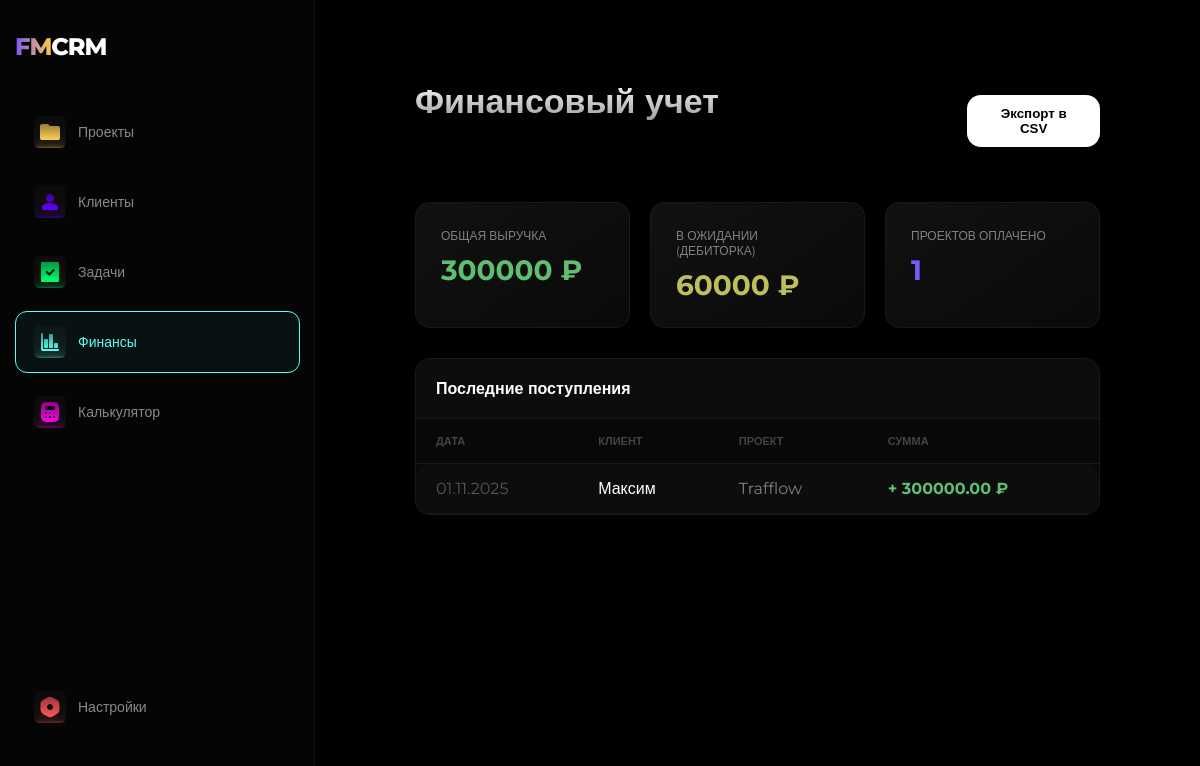
/finance/, run on the app's committed database.
### crm/models.py (models this page shows, shortened)
class Project(models.Model):
    STATUS_CHOICES = (
        ('planned', 'К выполнению'),
        ('inwork', 'В работе'),
        ('done', 'Завершён'),
        ('overdue', 'Просрочен'),
        ('paused', 'Приостановлен'),
    )
    PAYMENT_CHOICES = (
        ('paid', 'Оплачен'),
        ('not_paid', 'Не оплачен'),
        ('pending', 'Ожидает оплаты'),
    )
    title = models.CharField(max_length=200, verbose_name="Название проекта")
    client = models.ForeignKey(
        Client,
        on_delete=models.SET_NULL,
        null=True,
        blank=True,
        related_name='projects',
        verbose_name="Клиент"
    )
    description = models.TextField(blank=True, null=True, verbose_name="Описание проекта")
    status = models.CharField(max_length=20, choices=STATUS_CHOICES, default='planned', verbose_name="Статус")
    budget = models.DecimalField(max_digits=10, decimal_places=2, null=True, blank=True, verbose_name="Бюджет")
    start_date = models.DateField(null=True, blank=True, verbose_name="Дата начала")
    end_date = models.DateField(null=True, blank=True, verbose_name="Дата завершения")
    payment_status = models.CharField(max_length=20, choices=PAYMENT_CHOICES, default='not-paid', verbose_name="Оплата")
    order = models.PositiveIntegerField(default=0, verbose_name="Позиция")
    class Meta:
        ordering = ['status', 'order', 'id']

class Client(models.Model):
    name = models.CharField(max_length=200, verbose_name="Имя/Компания")
    contact_person = models.CharField(max_length=200, blank=True, null=True, verbose_name="Контактное лицо")
    email = models.EmailField(blank=True, null=True, verbose_name="Email")
    phone = models.CharField(max_length=20, blank=True, null=True, verbose_name="Телефон")
    telegram = models.CharField(max_length=100, blank=True, null=True, verbose_name="Telegram")
    is_vip = models.BooleanField(default=False, verbose_name="VIP статус")
    created_at = models.DateTimeField(auto_now_add=True, verbose_name="Дата добавления")
    class Meta:
        verbose_name = "Клиент"
        verbose_name_plural = "Клиенты"
        ordering = ['name']

### crm/views.py (the view)
# urls.py: path('finance/', views.finance, name='finance'),
def finance(request):
    total_revenue = Project.objects.filter(payment_status='paid').aggregate(Sum('budget'))['budget__sum'] or 0
    pending_payments = Project.objects.filter(
        payment_status='pending'
    ).exclude(status='done').aggregate(Sum('budget'))['budget__sum'] or 0
    recent_payments = Project.objects.filter(payment_status='paid').select_related('client').order_by('-id')
    return render(request, 'finance.html', {
        'total_revenue': total_revenue,
        'pending_payments': pending_payments,
        'recent_payments': recent_payments,
    })

### templates/finance.html (shortened to what this page needs)
{% extends 'base.html' %}
{% block content %}
<div class="content">
    <div class="topbar">
        <h1>Финансовый учет</h1>
        <button class="add-project-btn">Экспорт в CSV</button>
    </div>
    <div style="display: grid; grid-template-columns: repeat(3, 1fr); gap: 20px; margin-bottom: 30px;">
        <div class="project-card" style="padding: 25px; border: 1px solid #191919; background: linear-gradient(145deg, #111, #0a0a0a);">
            <div style="color: #808080; font-size: 12px; text-transform: uppercase; margin-bottom: 10px;">Общая выручка</div>
            <div style="font-size: 28px; font-weight: bold; color: #5FBE6F;">{{ total_revenue }} ₽</div>
        </div>
        <div class="project-card" style="padding: 25px; border: 1px solid #191919; background: linear-gradient(145deg, #111, #0a0a0a);">
            <div style="color: #808080; font-size: 12px; text-transform: uppercase; margin-bottom: 10px;">В ожидании (дебиторка)</div>
            <div style="font-size: 28px; font-weight: bold; color: #BEBE5F;">{{ pending_payments }} ₽</div>
        </div>
        <div class="project-card" style="padding: 25px; border: 1px solid #191919; background: linear-gradient(145deg, #111, #0a0a0a);">
            <div style="color: #808080; font-size: 12px; text-transform: uppercase; margin-bottom: 10px;">Проектов оплачено</div>
            <div style="font-size: 28px; font-weight: bold; color: #7A5AF8;">{{ recent_payments|length }}</div>
        </div>
    </div>
    <div class="project-card" style="padding: 0; overflow: hidden; border: 1px solid #191919;">
        <div style="padding: 20px; border-bottom: 1px solid #191919; background: #0D0D0D;">
            <h3 style="font-size: 16px; margin: 0;">Последние поступления</h3>
        </div>
        <table style="width: 100%; border-collapse: collapse; color: white; text-align: left;">
            <thead>
                <tr style="color: #808080; font-size: 11px; text-transform: uppercase; border-bottom: 1px solid #191919;">
                    <th style="padding: 15px 20px;">Дата</th>
                    <th style="padding: 15px 20px;">Клиент</th>
                    <th style="padding: 15px 20px;">Проект</th>
                    <th style="padding: 15px 20px;">Сумма</th>
                </tr>
            </thead>
            <tbody>
                {% for payment in recent_payments %}
                <tr style="border-bottom: 1px solid #141414;">
                    <td style="padding: 15px 20px; color: #555;">{{ payment.start_date|date:"d.m.Y" }}</td>
                    <td style="padding: 15px 20px; font-weight: 500;">{{ payment.client.name }}</td>
                    <td style="padding: 15px 20px; color: #808080;">{{ payment.title }}</td>
                    <td style="padding: 15px 20px; color: #5FBE6F; font-weight: bold;">+ {{ payment.budget }} ₽</td>
                </tr>
                {% empty %}
                <tr>
                    <td colspan="4" style="padding: 40px; text-align: center; color: #444;">Пока нет зафиксированных оплат</td>
                </tr>
                {% endfor %}
            </tbody>
        </table>
    </div>
</div>
{% endblock %}

### static/style.css (style rules this page uses)
* { box-sizing: border-box; margin: 0; padding: 0; }
body { font-family: 'Montserrat', Arial, sans-serif; background-color: #000000; color: #FFFFFF; overflow-x: hidden; display: flex; min-height: 100vh; }
.topbar { display: flex; align-items: center; justify-content: space-between; gap: 20px; margin-bottom: 40px; width: 100%; }
.content { margin-left: 315px; padding: 40px 50px; width: calc(100% - 315px); min-height: 100vh; display: flex; flex-direction: column; align-items: stretch; }
.content > div { width: 100%; margin-left: 0 !important; margin-right: 0 !important; }
.content h1 { font-size: 34px; font-weight: 700; margin-bottom: 40px; text-align: left !important; width: 100% !important; background: linear-gradient(180deg, #FFFFFF 0%, #999999 100%); -webkit-background-clip: text; -webkit-text-fill-color: transparent; }
.project-card, .kanban-cards { background: rgba(255, 255, 255, 0.02); backdrop-filter: blur(10px); border: 1px solid rgba(255, 255, 255, 0.05); border-radius: 20px; padding: 24px; transition: all 0.4s cubic-bezier(0.165, 0.84, 0.44, 1); }
.add-project-btn { height: 52px; padding: 0 30px; background: #FFFFFF; color: #000000; border-radius: 14px; font-weight: 700; border: none; cursor: pointer; transition: all 0.3s ease; }
.project-card { background: rgba(255, 255, 255, 0.03); border: 1px solid rgba(255, 255, 255, 0.05); border-radius: 14px; padding: 20px; cursor: pointer; transition: all 0.3s ease; }
.project-card { transition: transform 0.25s cubic-bezier(0.2, 0, 0, 1), opacity 0.2s ease, background 0.3s ease; will-change: transform; }
table { width: 100% !important; border-collapse: separate; border-spacing: 0 12px; }
th { color: #444444; font-size: 11px; text-transform: uppercase; padding: 0 20px; text-align: left; }
td { background: rgba(255, 255, 255, 0.02); padding: 20px; }
td:first-child { border-radius: 15px 0 0 15px; }
td:last-child { border-radius: 0 15px 15px 0; }

### data on the page
Project: start_date "01.11.2025", client.name "Максим", title "Trafflow", budget "300000.00"

### other printed values
{{ total_revenue }} "300000"
{{ pending_payments }} "60000"
{{ recent_payments|length }} "1"
